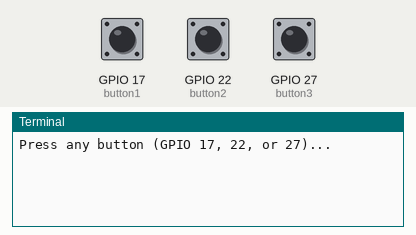
The program below on a simulated Raspberry Pi (BCM pin numbers). Parts: the last lines printed to the terminal. The test bench sets the inputs (shaded band); at power-on: GPIO 17 (button1) HIGH, GPIO 22 (button2) HIGH, GPIO 27 (button3) HIGH.

Above: at 1.2 s.
1.3 s: GPIO 17 (button1) pulled LOW for 0.15 s
At 1.7 s:
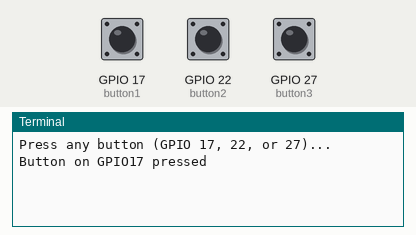
2.9 s: GPIO 22 (button2) pulled LOW for 0.15 s
At 4.1 s:
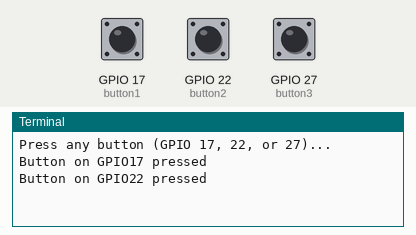
4.5 s: GPIO 27 (button3) pulled LOW for 0.15 s
At 5.3 s:
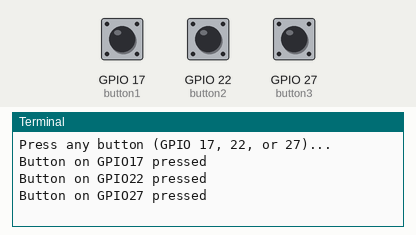

The program:

gpio_check.py
```python
from gpiozero import Button
from signal import pause

# Define buttons with internal pull-up resistors enabled
button1 = Button(17, pull_up=True)
button2 = Button(22, pull_up=True)
button3 = Button(27, pull_up=True)

# Define event handlers for button presses
def on_button1_pressed():
    print("Button on GPIO17 pressed")

def on_button2_pressed():
    print("Button on GPIO22 pressed")

def on_button3_pressed():
    print("Button on GPIO27 pressed")

# Attach handlers
button1.when_pressed = on_button1_pressed
button2.when_pressed = on_button2_pressed
button3.when_pressed = on_button3_pressed

print("Press any button (GPIO 17, 22, or 27)...")

# Keep the script running
pause()
```

Measured:
- after the input at 1.3 s, the terminal: prints a new line at once (image 1)
- after the input at 2.9 s, the terminal: prints a new line at once (image 2)
- after the input at 4.5 s, the terminal: prints a new line at once (image 3)
